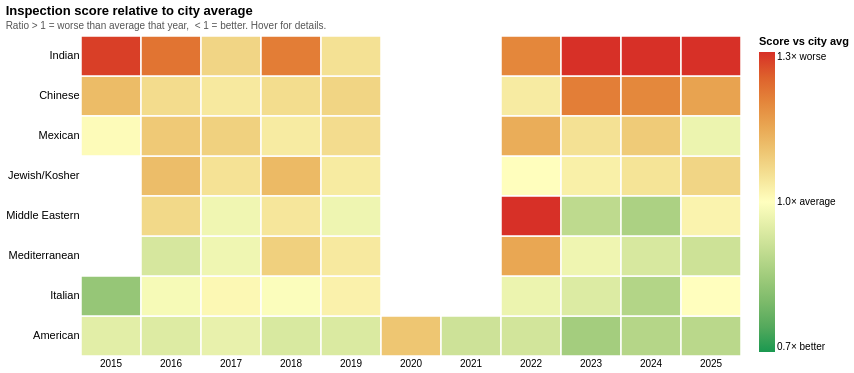

Notebook code cell kept with this figure:
### Markdown cell above
### 3.4 — Cuisine Heatmap

Do these stereotypes persist because of consistent historical performance? To answer this question, we will transition from raw scores to relative score ratios using the df_merged_no_covid dataset. Normalizing each cuisine’s performance against the citywide average for a given year eliminates "noise" caused by changing city policies or varying enforcement rigor over the last decade. This allows us to see through the volatility caused by the 2020 pandemic suspension and identify which cuisines have consistently led or lagged behind the city’s baseline.

### Code cell
import pandas as pd
import numpy as np
import altair as alt

SELECTED_CUISINES = [
    "American", "Italian", "Mediterranean", "Jewish/Kosher",
    "Mexican", "Middle Eastern", "Indian", "Chinese",
]
MIN_INSPECTIONS = 30

# ── 1. Prepare data ──────────────────────────────────────────────────────────
df_plot = df_merged_no_covid.dropna(
    subset=["SCORE", "CUISINE DESCRIPTION", "INSPECTION DATE"]
).copy()
df_plot["SCORE"] = pd.to_numeric(df_plot["SCORE"], errors="coerce")
df_plot = df_plot.dropna(subset=["SCORE"])
df_plot = df_plot[df_plot["SCORE"] >= 0]
df_plot = df_plot[df_plot["CUISINE DESCRIPTION"].isin(SELECTED_CUISINES)]
df_plot["Year"] = df_plot["INSPECTION DATE"].dt.year

# ── 2. Aggregate: counts, mean score, ratio vs city avg ─────────────────────
counts = (df_plot.groupby(["CUISINE DESCRIPTION", "Year"])
          .size().rename("Count"))

score_matrix = (df_plot.groupby(["CUISINE DESCRIPTION", "Year"])["SCORE"]
                .mean().rename("Score"))

city_avg = df_plot.groupby("Year")["SCORE"].mean()

# Combine into one long dataframe
agg = pd.concat([score_matrix, counts], axis=1).reset_index()
agg["CityAvg"] = agg["Year"].map(city_avg)
agg["Ratio"]   = agg["Score"] / agg["CityAvg"]

# Mask years with too few inspections
agg.loc[agg["Count"] < MIN_INSPECTIONS, "Ratio"] = np.nan

# Drop years that have no data at all for selected cuisines
valid_years = sorted(agg.dropna(subset=["Ratio"])["Year"].unique().tolist())
agg = agg[agg["Year"].isin(valid_years)]

# ── 3. Order cuisines by average ratio (worst at top) ───────────────────────
cuisine_order = (agg.groupby("CUISINE DESCRIPTION")["Ratio"]
                 .mean()
                 .sort_values(ascending=False)
                 .index.tolist())

# ── 4. Heatmap with diverging colormap centered at 1.0 ──────────────────────
heatmap = alt.Chart(agg).mark_rect(
    stroke="white",
    strokeWidth=1.5
).encode(
    x=alt.X("Year:O",
            title=None,
            axis=alt.Axis(labelAngle=0, labelFontSize=10)),
    y=alt.Y("CUISINE DESCRIPTION:N",
            title=None,
            sort=cuisine_order,
            axis=alt.Axis(labelFontSize=11)),
    color=alt.Color("Ratio:Q",
        scale=alt.Scale(
            # green (better) → yellow (neutral 1.0) → red (worse)
            domain=[0.7, 1.0, 1.3],
            range=["#1a9850", "#ffffbf", "#d73027"],
            clamp=True
        ),
        legend=alt.Legend(
            title="Score vs city avg",
            gradientLength=300,
            values=[0.7, 1.0, 1.3],
            labelExpr="datum.value == 0.7 ? '0.7× better' : datum.value == 1.0 ? '1.0× average' : '1.3× worse'"
        )),
    tooltip=[
        alt.Tooltip("CUISINE DESCRIPTION:N", title="Cuisine"),
        alt.Tooltip("Year:O", title="Year"),
        alt.Tooltip("Ratio:Q",   title="Ratio vs city avg", format=".2f"),
        alt.Tooltip("Score:Q",   title="Mean score",        format=".1f"),
        alt.Tooltip("CityAvg:Q", title="City avg that year",format=".1f"),
        alt.Tooltip("Count:Q",   title="Inspections",       format=",")
    ]
).properties(
    width=alt.Step(60),
    height=alt.Step(40),
    title=alt.TitleParams(
        text="Inspection score relative to city average",
        subtitle="Ratio > 1 = worse than average that year,  < 1 = better. Hover for details.",
        fontSize=13,
        subtitleFontSize=10,
        subtitleColor="#555555",
        anchor="start"
    )
).configure_view(
    strokeWidth=0
).configure_axis(
    domain=False,
    ticks=False
)

heatmap

### Figure 1 — Vega-Lite specification as saved in the notebook (floating-point values rounded to 4 significant figures)
{"config": {"view": {"continuousWidth": 300, "continuousHeight": 300, "strokeWidth": 0}, "axis": {"domain": false, "ticks": false}}, "data": {"name": "data-f9be7fd583472188e8fb5be943e4ae26"}, "mark": {"type": "rect", "stroke": "white", "strokeWidth": 1.5}, "encoding": {"color": {"field": "Ratio", "legend": {"gradientLength": 300, "labelExpr": "datum.value == 0.7 ? '0.7× better' : datum.value == 1.0 ? '1.0× average' : '1.3× worse'", "title": "Score vs city avg", "values": [0.7, 1.0, 1.3]}, "scale": {"clamp": true, "domain": [0.7, 1.0, 1.3], "range": ["#1a9850", "#ffffbf", "#d73027"]}, "type": "quantitative"}, "tooltip": [{"field": "CUISINE DESCRIPTION", "title": "Cuisine", "type": "nominal"}, {"field": "Year", "title": "Year", "type": "ordinal"}, {"field": "Ratio", "format": ".2f", "title": "Ratio vs city avg", "type": "quantitative"}, {"field": "Score", "format": ".1f", "title": "Mean score", "type": "quantitative"}, {"field": "CityAvg", "format": ".1f", "title": "City avg that year", "type": "quantitative"}, {"field": "Count", "format": ",", "title": "Inspections", "type": "quantitative"}], "x": {"axis": {"labelAngle": 0, "labelFontSize": 10}, "field": "Year", "title": null, "type": "ordinal"}, "y": {"axis": {"labelFontSize": 11}, "field": "CUISINE DESCRIPTION", "sort": ["Indian", "Chinese", "Mexican", "Jewish/Kosher", "Middle Eastern", "Mediterranean", "Italian", "American"], "title": null, "type": "nominal"}}, "height": {"step": 40}, "title": {"text": "Inspection score relative to city average", "anchor": "start", "fontSize": 13, "subtitle": "Ratio > 1 = worse than average that year,  < 1 = better. Hover for details.", "subtitleColor": "#555555", "subtitleFontSize": 10}, "width": {"step": 60}, "$schema": "https://vega.github.io/schema/vega-lite/v6.1.0.json", "datasets": {"data-f9be7fd583472188e8fb5be943e4ae26": [{"CUISINE DESCRIPTION": "American", "Year": 2015, "Score": 11.89, "Count": 345, "CityAvg": 12.5, "Ratio": 0.9514}, {"CUISINE DESCRIPTION": "American", "Year": 2016, "Score": 11.69, "Count": 7156, "CityAvg": 12.39, "Ratio": 0.9438}, {"CUISINE DESCRIPTION": "American", "Year": 2017, "Score": 11.68, "Count": 10157, "CityAvg": 12.14, "Ratio": 0.9622}, {"CUISINE DESCRIPTION": "American", "Year": 2018, "Score": 12.25, "Count": 14390, "CityAvg": 13.08, "Ratio": 0.9368}, {"CUISINE DESCRIPTION": "American", "Year": 2019, "Score": 11.64, "Count": 9746, "CityAvg": 12.38, "Ratio": 0.9397}, {"CUISINE DESCRIPTION": "American", "Year": 2020, "Score": 23.76, "Count": 58, "CityAvg": 21.59, "Ratio": 1.1}, {"CUISINE DESCRIPTION": "American", "Year": 2021, "Score": 10.18, "Count": 67, "CityAvg": 11.07, "Ratio": 0.9192}, {"CUISINE DESCRIPTION": "American", "Year": 2022, "Score": 12.18, "Count": 2271, "CityAvg": 13.15, "Ratio": 0.9266}, {"CUISINE DESCRIPTION": "American", "Year": 2023, "Score": 13.69, "Count": 4670, "CityAvg": 15.97, "Ratio": 0.8575}, {"CUISINE DESCRIPTION": "American", "Year": 2024, "Score": 14.45, "Count": 6551, "CityAvg": 16.38, "Ratio": 0.8826}, {"CUISINE DESCRIPTION": "American", "Year": 2025, "Score": 14.54, "Count": 6368, "CityAvg": 16.35, "Ratio": 0.8893}, {"CUISINE DESCRIPTION": "Chinese", "Year": 2015, "Score": 13.97, "Count": 120, "CityAvg": 12.5, "Ratio": 1.117}, {"CUISINE DESCRIPTION": "Chinese", "Year": 2016, "Score": 13.17, "Count": 2740, "CityAvg": 12.39, "Ratio": 1.063}, {"CUISINE DESCRIPTION": "Chinese", "Year": 2017, "Score": 12.62, "Count": 4121, "CityAvg": 12.14, "Ratio": 1.04}, {"CUISINE DESCRIPTION": "Chinese", "Year": 2018, "Score": 13.89, "Count": 6874, "CityAvg": 13.08, "Ratio": 1.062}, {"CUISINE DESCRIPTION": "Chinese", "Year": 2019, "Score": 13.31, "Count": 4933, "CityAvg": 12.38, "Ratio": 1.075}, {"CUISINE DESCRIPTION": "Chinese", "Year": 2020, "Score": 22.0, "Count": 5, "CityAvg": 21.59, "Ratio": null}, {"CUISINE DESCRIPTION": "Chinese", "Year": 2021, "Score": 11.83, "Count": 6, "CityAvg": 11.07, "Ratio": null}, {"CUISINE DESCRIPTION": "Chinese", "Year": 2022, "Score": 13.62, "Count": 863, "CityAvg": 13.15, "Ratio": 1.036}, {"CUISINE DESCRIPTION": "Chinese", "Year": 2023, "Score": 19.34, "Count": 2554, "CityAvg": 15.97, "Ratio": 1.211}, {"CUISINE DESCRIPTION": "Chinese", "Year": 2024, "Score": 19.61, "Count": 3250, "CityAvg": 16.38, "Ratio": 1.197}, {"CUISINE DESCRIPTION": "Chinese", "Year": 2025, "Score": 18.9, "Count": 3826, "CityAvg": 16.35, "Ratio": 1.156}, {"CUISINE DESCRIPTION": "Indian", "Year": 2015, "Score": 16.09, "Count": 32, "CityAvg": 12.5, "Ratio": 1.288}, {"CUISINE DESCRIPTION": "Indian", "Year": 2016, "Score": 15.19, "Count": 415, "CityAvg": 12.39, "Ratio": 1.226}, {"CUISINE DESCRIPTION": "Indian", "Year": 2017, "Score": 13.04, "Count": 556, "CityAvg": 12.14, "Ratio": 1.074}, {"CUISINE DESCRIPTION": "Indian", "Year": 2018, "Score": 15.86, "Count": 1032, "CityAvg": 13.08, "Ratio": 1.213}, {"CUISINE DESCRIPTION": "Indian", "Year": 2019, "Score": 13.05, "Count": 627, "CityAvg": 12.38, "Ratio": 1.054}, {"CUISINE DESCRIPTION": "Indian", "Year": 2021, "Score": 10.5, "Count": 6, "CityAvg": 11.07, "Ratio": null}, {"CUISINE DESCRIPTION": "Indian", "Year": 2022, "Score": 15.77, "Count": 124, "CityAvg": 13.15, "Ratio": 1.199}, {"CUISINE DESCRIPTION": "Indian", "Year": 2023, "Score": 22.41, "Count": 345, "CityAvg": 15.97, "Ratio": 1.403}, {"CUISINE DESCRIPTION": "Indian", "Year": 2024, "Score": 22.91, "Count": 453, "CityAvg": 16.38, "Ratio": 1.399}, {"CUISINE DESCRIPTION": "Indian", "Year": 2025, "Score": 21.42, "Count": 480, "CityAvg": 16.35, "Ratio": 1.31}, {"CUISINE DESCRIPTION": "Italian", "Year": 2015, "Score": 10.46, "Count": 78, "CityAvg": 12.5, "Ratio": 0.8369}, {"CUISINE DESCRIPTION": "Italian", "Year": 2016, "Score": 12.21, "Count": 1246, "CityAvg": 12.39, "Ratio": 0.9852}, {"CUISINE DESCRIPTION": "Italian", "Year": 2017, "Score": 12.3, "Count": 1855, "CityAvg": 12.14, "Ratio": 1.013}, {"CUISINE DESCRIPTION": "Italian", "Year": 2018, "Score": 12.99, "Count": 2549, "CityAvg": 13.08, "Ratio": 0.9933}, {"CUISINE DESCRIPTION": "Italian", "Year": 2019, "Score": 12.69, "Count": 1743, "CityAvg": 12.38, "Ratio": 1.025}, {"CUISINE DESCRIPTION": "Italian", "Year": 2020, "Score": 9.0, "Count": 6, "CityAvg": 21.59, "Ratio": null}, {"CUISINE DESCRIPTION": "Italian", "Year": 2021, "Score": 10.79, "Count": 14, "CityAvg": 11.07, "Ratio": null}, {"CUISINE DESCRIPTION": "Italian", "Year": 2022, "Score": 12.74, "Count": 469, "CityAvg": 13.15, "Ratio": 0.9688}, {"CUISINE DESCRIPTION": "Italian", "Year": 2023, "Score": 15.05, "Count": 1058, "CityAvg": 15.97, "Ratio": 0.9426}, {"CUISINE DESCRIPTION": "Italian", "Year": 2024, "Score": 14.4, "Count": 1233, "CityAvg": 16.38, "Ratio": 0.8793}, {"CUISINE DESCRIPTION": "Italian", "Year": 2025, "Score": 16.38, "Count": 1255, "CityAvg": 16.35, "Ratio": 1.002}, {"CUISINE DESCRIPTION": "Jewish/Kosher", "Year": 2015, "Score": 17.27, "Count": 26, "CityAvg": 12.5, "Ratio": null}, {"CUISINE DESCRIPTION": "Jewish/Kosher", "Year": 2016, "Score": 13.81, "Count": 418, "CityAvg": 12.39, "Ratio": 1.114}, {"CUISINE DESCRIPTION": "Jewish/Kosher", "Year": 2017, "Score": 12.78, "Count": 587, "CityAvg": 12.14, "Ratio": 1.053}, {"CUISINE DESCRIPTION": "Jewish/Kosher", "Year": 2018, "Score": 14.64, "Count": 890, "CityAvg": 13.08, "Ratio": 1.12}, {"CUISINE DESCRIPTION": "Jewish/Kosher", "Year": 2019, "Score": 12.84, "Count": 613, "CityAvg": 12.38, "Ratio": 1.037}, {"CUISINE DESCRIPTION": "Jewish/Kosher", "Year": 2021, "Score": 26.0, "Count": 3, "CityAvg": 11.07, "Ratio": null}, {"CUISINE DESCRIPTION": "Jewish/Kosher", "Year": 2022, "Score": 13.17, "Count": 169, "CityAvg": 13.15, "Ratio": 1.002}, {"CUISINE DESCRIPTION": "Jewish/Kosher", "Year": 2023, "Score": 16.41, "Count": 376, "CityAvg": 15.97, "Ratio": 1.028}, {"CUISINE DESCRIPTION": "Jewish/Kosher", "Year": 2024, "Score": 17.19, "Count": 474, "CityAvg": 16.38, "Ratio": 1.049}, {"CUISINE DESCRIPTION": "Jewish/Kosher", "Year": 2025, "Score": 17.56, "Count": 467, "CityAvg": 16.35, "Ratio": 1.074}, {"CUISINE DESCRIPTION": "Mediterranean", "Year": 2015, "Score": 10.07, "Count": 14, "CityAvg": 12.5, "Ratio": null}, {"CUISINE DESCRIPTION": "Mediterranean", "Year": 2016, "Score": 11.56, "Count": 263, "CityAvg": 12.39, "Ratio": 0.9329}, {"CUISINE DESCRIPTION": "Mediterranean", "Year": 2017, "Score": 11.82, "Count": 416, "CityAvg": 12.14, "Ratio": 0.9738}, {"CUISINE DESCRIPTION": "Mediterranean", "Year": 2018, "Score": 14.18, "Count": 739, "CityAvg": 13.08, "Ratio": 1.084}, {"CUISINE DESCRIPTION": "Mediterranean", "Year": 2019, "Score": 12.88, "Count": 500, "CityAvg": 12.38, "Ratio": 1.04}, {"CUISINE DESCRIPTION": "Mediterranean", "Year": 2021, "Score": 13.86, "Count": 14, "CityAvg": 11.07, "Ratio": null}, {"CUISINE DESCRIPTION": "Mediterranean", "Year": 2022, "Score": 15.12, "Count": 152, "CityAvg": 13.15, "Ratio": 1.15}, {"CUISINE DESCRIPTION": "Mediterranean", "Year": 2023, "Score": 15.54, "Count": 333, "CityAvg": 15.97, "Ratio": 0.9729}, {"CUISINE DESCRIPTION": "Mediterranean", "Year": 2024, "Score": 15.29, "Count": 387, "CityAvg": 16.38, "Ratio": 0.9339}, {"CUISINE DESCRIPTION": "Mediterranean", "Year": 2025, "Score": 15.01, "Count": 410, "CityAvg": 16.35, "Ratio": 0.9182}, {"CUISINE DESCRIPTION": "Mexican", "Year": 2015, "Score": 12.59, "Count": 75, "CityAvg": 12.5, "Ratio": 1.007}, {"CUISINE DESCRIPTION": "Mexican", "Year": 2016, "Score": 13.57, "Count": 1135, "CityAvg": 12.39, "Ratio": 1.095}, {"CUISINE DESCRIPTION": "Mexican", "Year": 2017, "Score": 13.13, "Count": 1740, "CityAvg": 12.14, "Ratio": 1.082}, {"CUISINE DESCRIPTION": "Mexican", "Year": 2018, "Score": 13.55, "Count": 2512, "CityAvg": 13.08, "Ratio": 1.036}, {"CUISINE DESCRIPTION": "Mexican", "Year": 2019, "Score": 13.15, "Count": 1725, "CityAvg": 12.38, "Ratio": 1.062}, {"CUISINE DESCRIPTION": "Mexican", "Year": 2020, "Score": 8.5, "Count": 4, "CityAvg": 21.59, "Ratio": null}, {"CUISINE DESCRIPTION": "Mexican", "Year": 2021, "Score": 9.182, "Count": 11, "CityAvg": 11.07, "Ratio": null}, {"CUISINE DESCRIPTION": "Mexican", "Year": 2022, "Score": 15.0, "Count": 461, "CityAvg": 13.15, "Ratio": 1.141}, {"CUISINE DESCRIPTION": "Mexican", "Year": 2023, "Score": 16.83, "Count": 1254, "CityAvg": 15.97, "Ratio": 1.054}, {"CUISINE DESCRIPTION": "Mexican", "Year": 2024, "Score": 17.88, "Count": 1482, "CityAvg": 16.38, "Ratio": 1.092}, {"CUISINE DESCRIPTION": "Mexican", "Year": 2025, "Score": 15.84, "Count": 1675, "CityAvg": 16.35, "Ratio": 0.9689}, {"CUISINE DESCRIPTION": "Middle Eastern", "Year": 2015, "Score": 9.333, "Count": 6, "CityAvg": 12.5, "Ratio": null}, {"CUISINE DESCRIPTION": "Middle Eastern", "Year": 2016, "Score": 13.23, "Count": 227, "CityAvg": 12.39, "Ratio": 1.068}, {"CUISINE DESCRIPTION": "Middle Eastern", "Year": 2017, "Score": 11.84, "Count": 273, "CityAvg": 12.14, "Ratio": 0.9753}, {"CUISINE DESCRIPTION": "Middle Eastern", "Year": 2018, "Score": 13.67, "Count": 497, "CityAvg": 13.08, "Ratio": 1.045}, {"CUISINE DESCRIPTION": "Middle Eastern", "Year": 2019, "Score": 12.03, "Count": 328, "CityAvg": 12.38, "Ratio": 0.9715}, {"CUISINE DESCRIPTION": "Middle Eastern", "Year": 2022, "Score": 17.34, "Count": 119, "CityAvg": 13.15, "Ratio": 1.319}, {"CUISINE DESCRIPTION": "Middle Eastern", "Year": 2023, "Score": 14.3, "Count": 191, "CityAvg": 15.97, "Ratio": 0.8956}, {"CUISINE DESCRIPTION": "Middle Eastern", "Year": 2024, "Score": 14.23, "Count": 292, "CityAvg": 16.38, "Ratio": 0.8691}, {"CUISINE DESCRIPTION": "Middle Eastern", "Year": 2025, "Score": 16.7, "Count": 395, "CityAvg": 16.35, "Ratio": 1.021}]}}
